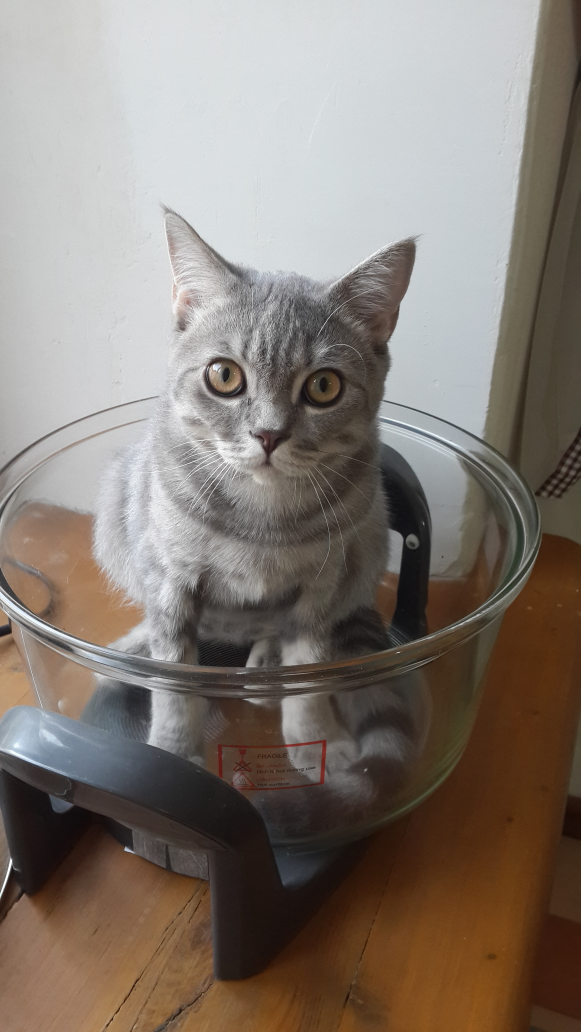
#> input picture c1/stan.jpg, 2322 x 4128 px (shown at 1/4 size)
$ python pil_base.py   (Python 2 division)
#> lines starting #> are read from the running program, lines starting #| are printed output that depends on the picture
__author__ = '7times6'

from PIL import Image

filename = 'stan.jpg'
im = Image.open(filename)
#> im is the input picture: PIL image 2322x4128 RGB; mean R, G, B 133.3, 123.8, 115.8
im_gray = Image.open(filename).convert('L')
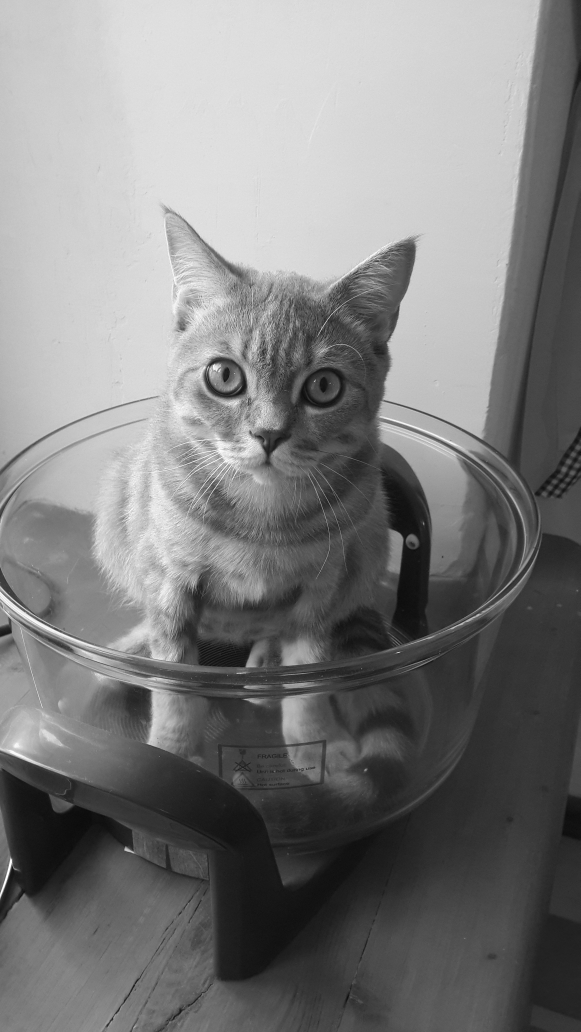
#> im_gray: PIL image 2322x4128 L (shown at 1/4 size); min 1, max 255, mean 125.7

# convert to another format
import os
filepng = os.path.splitext(filename)[0] + '.png'
try:
    Image.open(filename).save(filepng)
except IOError:
    print 'cannot convert', filename, filepng

# create thumbnail
thumb_size = (128, 128)
thumb = Image.open(filename)
thumb.thumbnail(thumb_size)
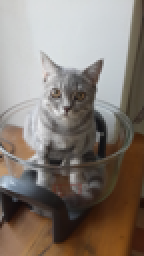
#> thumb: PIL image 72x128 RGB (shown 2 times larger); mean R, G, B 133.4, 123.8, 115.8
filethumb = 'thumb_' + filename
thumb.save(filethumb)

# copy-paste region
w, h = im.size
#> w = 2322; h = 4128
print 'size is:', w, h
#| size is: 2322 4128
mindimen = min(w, h)
#> mindimen = 2322
x0 = (w - mindimen)/2
#> x0 = 0
y0 = (h - mindimen)/2
#> y0 = 903
x1 = x0 + mindimen
#> x1 = 2322
y1 = y0 + mindimen
#> y1 = 3225
print 'going to crop:', x0, y0, x1, y1
#| going to crop: 0 903 2322 3225

box = (x0, y0, x1, y1)
#> box = (0, 903, 2322, 3225)
region = im.crop(box)
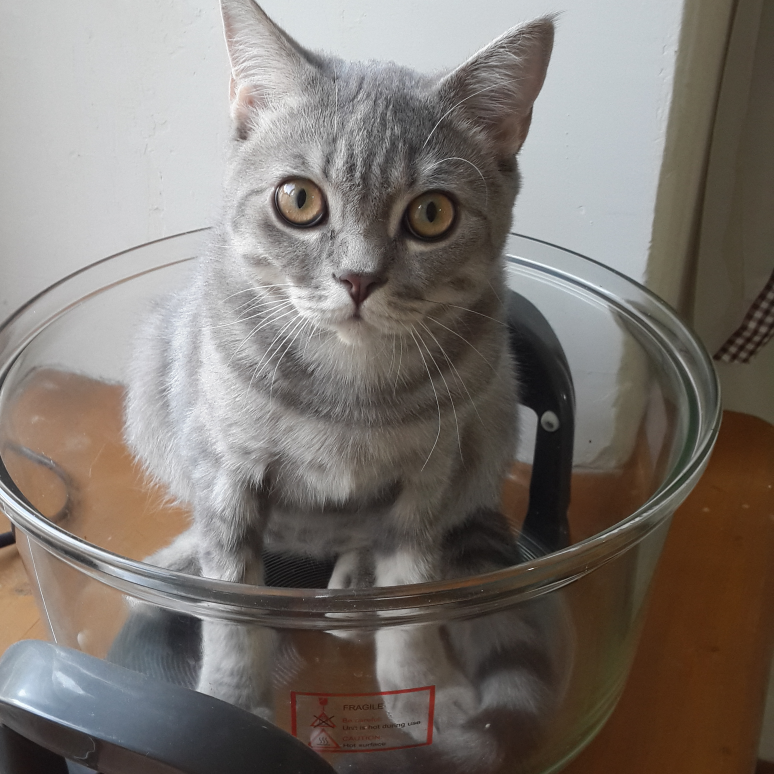
#> region: PIL image 2322x2322 RGB (shown at 1/3 size); mean R, G, B 125.2, 118.4, 112.6
region.save('center_' + filename)

# resize & rotate
small = im.resize((640, 640)).rotate(45)
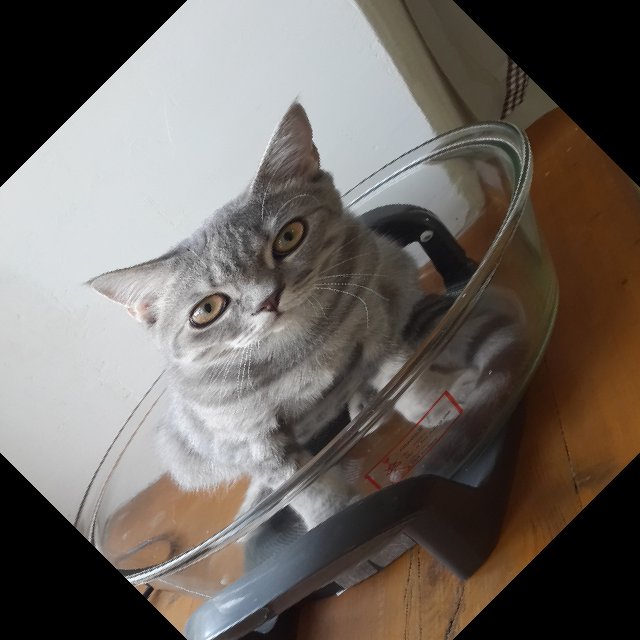
#> small: PIL image 640x640 RGB; mean R, G, B 109.5, 102.7, 97.2
small.save('transformed_' + filename)
